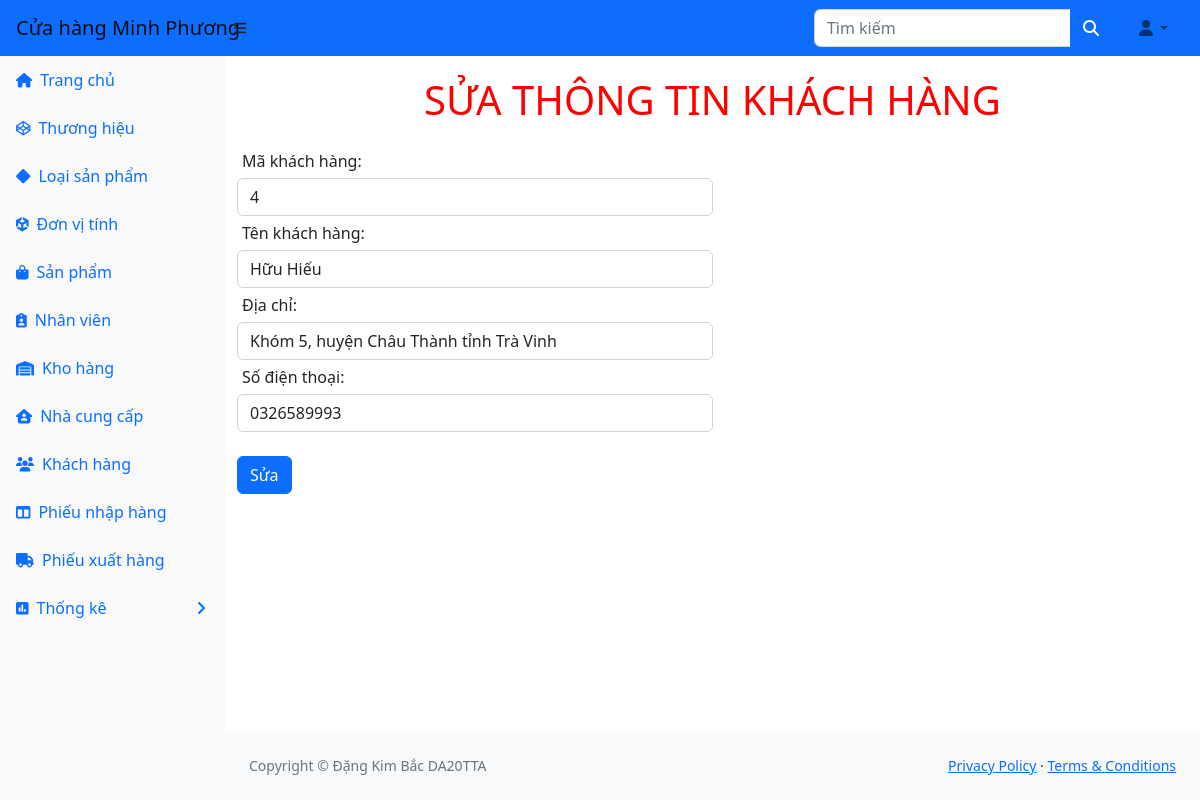
The page /ql_kho/ql-kho/suakhachhang.php?mm=4 (signed in) on the database its author committed.
### tables this page shows
CREATE TABLE `khachhang` (
  `makhachhang` int(11) NOT NULL,
  `tenkhachhang` varchar(255) DEFAULT NULL,
  `diachi` varchar(255) DEFAULT NULL,
  `dienthoai` varchar(255) DEFAULT NULL
);

### ql_kho/ql-kho/suakhachhang.php (the view)
<?php
    include_once("header.php");
?>
<body>
<?php
$ma = $_REQUEST["mm"];
$sql = "SELECT * FROM khachhang WHERE makhachhang='" . $ma . "'";
$kq = $conn->query($sql) or die("Không thể sửa khách hàng");
while ($row = mysqli_fetch_array($kq)) {
    echo ("<form name='frmSuakhachhang' action='xli_suakhachhang.php' method='post' enctype='multipart/form-data'>");
    echo ("<h1 class='tieudeform'>Sửa thông tin Khách hàng</h1>");
    echo ("<div class='form-group'><label>Mã khách hàng:</label> <input type='text' style='width:50%;'class='form-control' name='txtMakhachhang' value='" . $row["makhachhang"] . "' readonly></div>");
    echo ("<div class='form-group'><label>Tên khách hàng:</label> <input type='text' style='width:50%;'class='form-control' name='txtTenkhachhang' value='" . (isset($row["tenkhachhang"]) ? $row["tenkhachhang"] : '') . "'></div>");
    echo ("<div class='form-group'><label>Địa chỉ:</label> <input type='text' style='width:50%;'class='form-control' name='txtDiachi' value='" . (isset($row["diachi"]) ? $row["diachi"] : '') . "'></div>");
    echo ("<div class='form-group'><label>Số điện thoại:</label> <input type='text' style='width:50%;'class='form-control' name='txtSodienthoai' value='" . (isset($row["dienthoai"]) ? $row["dienthoai"] : '') . "'></div><br>");
    echo ("<input type='submit'class='btn btn-primary' name='sbmsuakhachhang' value='Sửa'>");
    echo ("</form>");
}
?>
  <?php
    include("footer.php");
?>
</body>
</html>

### ql_kho/ql-kho/header.php (style rules this page uses)
h1.tieudeform { text-align:center; text-transform:uppercase; color:red; margin:20px; }
label { margin:5px; }

### rows shown on the page
khachhang: txtMakhachhang "4", txtTenkhachhang "Hữu Hiếu", txtDiachi "Khóm 5, huyện Châu Thành tỉnh Trà Vinh", txtSodienthoai "0326589993"
